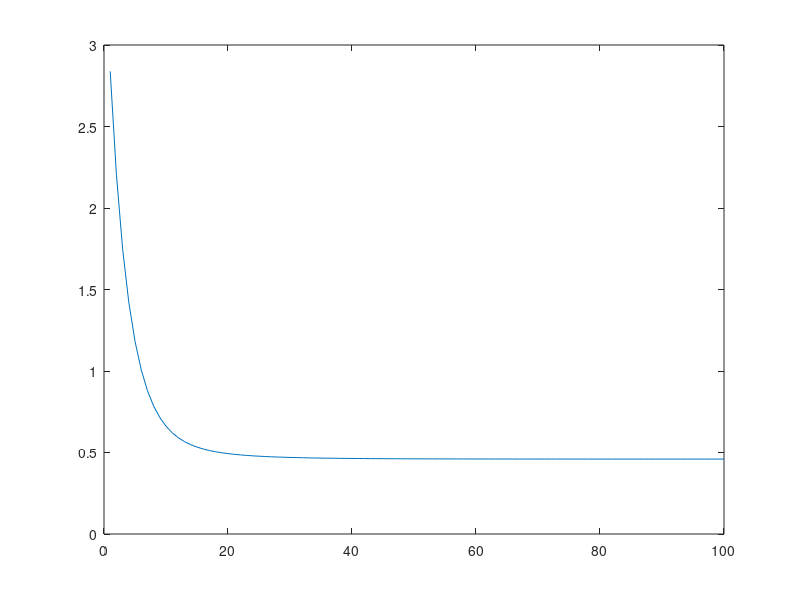

Here is the MATLAB script that generated this plot: (Note: this script raises an error after producing the figure.)
%%  EXERCISES 1 & 2 Perceptrons

set1 = [2,2; -2, 2; 0.5, 1.5];
set2 = [1, -2; -1, 1; -0.5, -0.5];
setAll = [set1; set2];
% 
% figure
% plot(set1(:,1),set1(:,2),'*')
% hold on
% plot(set2(:,1),set2(:,2),'*','color','r')
% axis([-2.5 2.5 -2.5 2.5])
% axis square

W = [0 0];
b = 0;
targets = [1 1 1 0 0 0];
lr = 0.01;
numEpochs = 100;
numInputs = 6;

allErrors = [];
for i = 1:numEpochs
    totalError = 0;
    for j = 1:numInputs
        inp = setAll(j,:);
        net_input = W*inp' + b;
        out = net_input;
        
        W = W+lr*(targets(j)-out)*inp;
        b = b+lr*(targets(j)-out);
        
        totalError = totalError + (targets(j)-out)^2;
    end
    allErrors = [allErrors; totalError];
end

plot(allErrors)

%% EXERCISE 3 Greeble Classification with Perceptron

badGreeblesTrain = xlsread('BadGreeblesTraining.xls');
goodGreeblesTrain = xlsread('GoodGreeblesTraining.xls');
trainData = [goodGreeblesTrain;badGreeblesTrain];

% 1 rerepsents a good Greeble, 0 represents a bad Greeble
targets = [repmat(1,200,1)' repmat(0,200,1)'];

W = [1 1 1];
b = 0;
num_inputs = size(trainData,1);

initialClassification = W*trainData' + b;

for i = 1:numEpochs
    for j = 1:numInputs
        input = trainData(j,:);
        net_input = W*input' + b;
        out = net_input;
        
        W = W + lr*(targets(j) - out)*input;
        b = b + lr*(targets(j) - out);
    end
end

trainedClassification = W*trainData' + b;

plot(trainedClassification,'.','MarkerSize',16)


%%

%% EXERCISE 4: Backpropagation
badGreeblesTrain = xlsread('BadGreeblesTraining.xls');
goodGreeblesTrain = xlsread('GoodGreeblesTraining.xls');
trainData = [goodGreeblesTrain;badGreeblesTrain];
%%
% 1 rerepsents a good Greeble, 0 represents a bad Greeble
target = [repmat(1,200,1)' repmat(0,200,1)'];

NHIDDEN = 2;
NINP = 3;
NOUT = 1;

Wh = rand(NHIDDEN,NINP); %weight matrix feeding hidden nodes
Wo = rand(NOUT, NHIDDEN); %weight matrix feeding output nodes
bh = zeros(NHIDDEN,1); %bias weights feeding hidden nodes
bo = zeros(NOUT,1); %bias weights feeding output nodes
lr = 0.01;
transfer_fn=@(x,alpha) 1./(1+exp(alpha*x));

inp_input = trainData;
%TODO: Determine targets for output layer (from training) 

%Derivations below assume sigmoid transfer fxn with alpha of -1;

numEpochs = 100;
allErrors = [];

numTrainingInput = size(inp_input,1);

massiveSub = 9;
massiveSubPlot = [];
for Z = 1:massiveSub
    for j = 1:numEpochs
        epochError = 0;
        for i = 1:numTrainingInput
            net_input_h = Wh*inp_input(i,:)' + bh;
            output_h = transfer_fn(net_input_h,-1);
            inp_hidden = output_h; 
            %The output activation of the hidden layer is the input to the output layer

            net_input_o = Wo*inp_hidden + bo; 
            output_o = transfer_fn(net_input_o,-1);
            Wo = Wo + lr*transfer_fn(net_input_o,-1).*(1-transfer_fn(net_input_o,-1))*(target(i)-output_o)*inp_hidden';
            % Can we just use:
            % Wo = Wo + lr*errors_o*inp_hidden;?

            bo = bo + lr*transfer_fn(net_input_o,-1).*(1-transfer_fn(net_input_o,-1))*(target(i)-output_o);

            %Should this be before or after net_input_o is calculated?
            % Compute the errors from the Output layer
            errors_o = transfer_fn(net_input_o,-1).*(1-transfer_fn(net_input_o,-1))*(target(i)-output_o);

            % Adjust the weights feeding into the Hidden layer from the errors at the Output layer. 
            output_h = transfer_fn(net_input_h,-1);
            Wh = Wh + lr*transfer_fn(net_input_h,-1).*(1-transfer_fn(net_input_h,-1))*sum((Wo*errors_o))*inp_input(i,:);
            bh = bh + lr*transfer_fn(net_input_h,-1).*(1-transfer_fn(net_input_h,-1))*sum((Wo*errors_o));
        end
        for k = 1:numTrainingInput
            net_input_h = Wh*inp_input(k,:)' + bh;
            output_h = transfer_fn(net_input_h,-1);
            inp_hidden = output_h; 
            net_input_o = Wo*inp_hidden + bo; 
            output_o = transfer_fn(net_input_o,-1);
            epochError = epochError + (target(k)-output_o)^2;
        end
        allErrors = [allErrors; epochError];
    end
    %%
    net_input_h = Wh*trainData' + repmat(bh,1,400);
    output_h = transfer_fn(net_input_h,-1);
    inp_hidden = output_h; 
    net_input_o = Wo*inp_hidden + bo; 
    bpGreeblesClassification = transfer_fn(net_input_o,-1);
    massiveSubPlot = [massiveSubPlot; bpGreeblesClassification];
end
%%
figure
subplot(3,3,1)
plot(massiveSubPlot(1,:),'.')
axis([0 400 0 1])
subplot(3,3,2)
plot(massiveSubPlot(2,:),'.')
axis([0 400 0 1])
subplot(3,3,3)
plot(massiveSubPlot(3,:),'.')
axis([0 400 0 1])
subplot(3,3,4)
plot(massiveSubPlot(4,:),'.')
axis([0 400 0 1])
subplot(3,3,5)
plot(massiveSubPlot(5,:),'.')
axis([0 400 0 1])
subplot(3,3,6)
plot(massiveSubPlot(6,:),'.')
axis([0 400 0 1])
subplot(3,3,7)
plot(massiveSubPlot(7,:),'.')
axis([0 400 0 1])
subplot(3,3,8)
plot(massiveSubPlot(8,:),'.')
axis([0 400 0 1])
subplot(3,3,9)
plot(massiveSubPlot(9,:),'.')
axis([0 400 0 1])

%%%%%%
%% PROJECT

SAMPLING_RATE = 22050;

kira1 = wavread('Kira_Training1.wav');
kira2 = wavread('Kira_Training2.wav');
kira3 = wavread('Kira_Training3.wav');
pascal1 = wavread('Pascal_Training1.wav');
pascal2 = wavread('Pascal_Training2.wav');
pascal3 = wavread('Pascal_Training3.wav');















